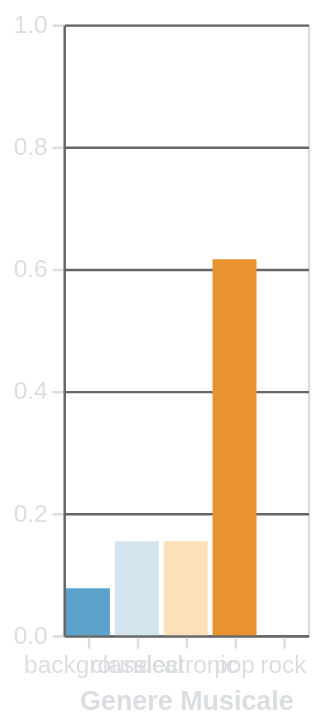

Describe this chart as a Vega-Lite specification.
### Vega-Lite specification from a JSON file in a GitHub repository (floating-point values rounded to 4 significant figures; data arrays with more than 128 entries replaced by an {"elided": "..."} marker saying what was removed)
{"$schema": "https://vega.github.io/schema/vega-lite/v5.15.1.json", "config": {"axis": {"domainColor": "#666666", "gridColor": "#666666", "labelColor": "#DBDEE1", "tickColor": "#DBDEE1", "titleColor": "#DBDEE1"}, "background": "transparent", "legend": {"labelColor": "#DBDEE1", "titleColor": "#DBDEE1"}, "title": {"color": "#DBDEE1", "fontSize": 16}}, "data": {"name": "data-09a7d64a83fdd4051842e5892ebf81b1"}, "datasets": {"data-09a7d64a83fdd4051842e5892ebf81b1": {"elided": "205 records"}}, "encoding": {"color": {"field": "genre", "legend": null, "scale": {"scheme": "blueorange", "type": "quantize"}, "type": "nominal"}, "tooltip": [{"field": "genre", "title": "Genere Musicale", "type": "nominal"}, {"field": "percentage", "format": ".2f", "title": "Percentuale", "type": "quantitative"}], "x": {"axis": {"labelAngle": 0, "title": "Genere Musicale"}, "field": "genre", "scale": {"domain": ["background", "classical", "electronic", "pop", "rock"]}, "type": "nominal"}, "y": {"axis": {"title": null}, "field": "percentage", "scale": {"domain": [0, 1]}, "type": "quantitative"}}, "height": 250, "mark": {"type": "bar"}, "params": [{"bind": {"input": "range", "max": 45, "min": 1, "name": "Classe di Nizza", "step": 1}, "name": "param_87", "select": {"fields": ["nice_class"], "type": "point"}, "value": [{"nice_class": 1}]}, {"bind": "scales", "name": "param_88", "select": {"encodings": [], "type": "interval"}}], "transform": [{"filter": {"param": "param_87"}}], "width": "container"}
